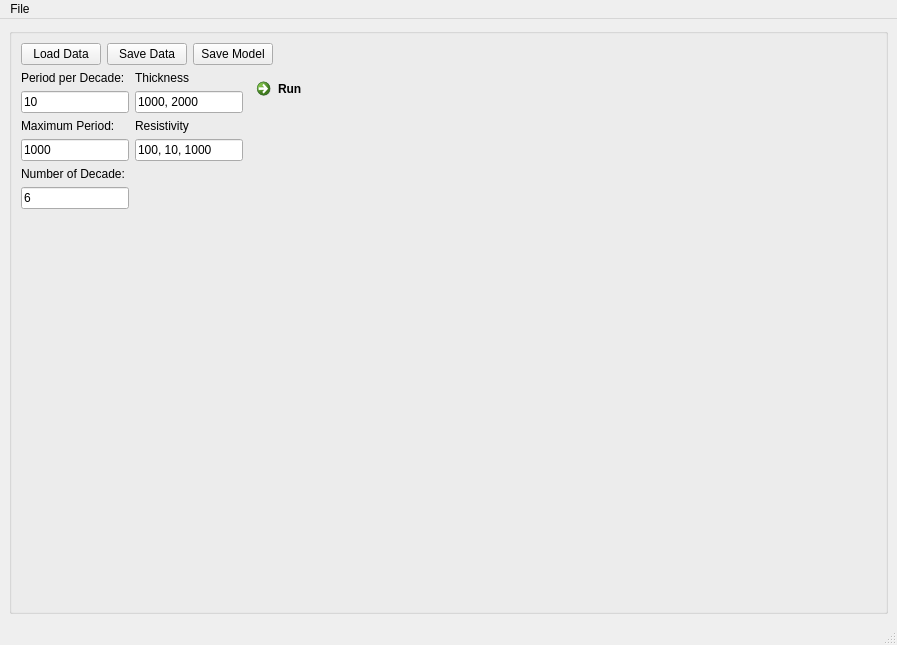
<?xml version="1.0" encoding="UTF-8"?>
<ui version="4.0">
 <class>window_one_d_modelling</class>
 <widget class="QMainWindow" name="window_one_d_modelling">
  <property name="enabled">
   <bool>true</bool>
  </property>
  <property name="geometry">
   <rect>
    <x>0</x>
    <y>0</y>
    <width>897</width>
    <height>645</height>
   </rect>
  </property>
  <property name="windowTitle">
   <string>MainWindow</string>
  </property>
  <property name="layoutDirection">
   <enum>Qt::LeftToRight</enum>
  </property>
  <widget class="QWidget" name="centralwidget">
   <layout class="QVBoxLayout" name="verticalLayout_12">
    <item>
     <widget class="QGroupBox" name="groupBox">
      <property name="enabled">
       <bool>true</bool>
      </property>
      <property name="title">
       <string/>
      </property>
      <property name="alignment">
       <set>Qt::AlignCenter</set>
      </property>
      <property name="flat">
       <bool>true</bool>
      </property>
      <property name="checkable">
       <bool>false</bool>
      </property>
      <layout class="QVBoxLayout" name="verticalLayout_3">
       <item>
        <layout class="QVBoxLayout" name="verticalLayout" stretch="1,1">
         <item>
          <layout class="QHBoxLayout" name="horizontalLayout_1">
           <item>
            <widget class="QPushButton" name="buttonLoadData">
             <property name="text">
              <string>Load Data</string>
             </property>
            </widget>
           </item>
           <item>
            <widget class="QPushButton" name="buttonSaveData">
             <property name="text">
              <string>Save Data</string>
             </property>
            </widget>
           </item>
           <item>
            <widget class="QPushButton" name="buttonSaveModel">
             <property name="text">
              <string>Save Model</string>
             </property>
            </widget>
           </item>
           <item>
            <spacer name="horizontalSpacer_3">
             <property name="orientation">
              <enum>Qt::Horizontal</enum>
             </property>
             <property name="sizeHint" stdset="0">
              <size>
               <width>40</width>
               <height>20</height>
              </size>
             </property>
            </spacer>
           </item>
          </layout>
         </item>
         <item>
          <layout class="QHBoxLayout" name="horizontalLayout_2">
           <item>
            <layout class="QHBoxLayout" name="horizontalLayout_5">
             <item>
              <layout class="QVBoxLayout" name="verticalLayout_7">
               <item>
                <layout class="QVBoxLayout" name="verticalLayout_6">
                 <item>
                  <widget class="QLabel" name="label_1">
                   <property name="sizePolicy">
                    <sizepolicy hsizetype="Fixed" vsizetype="Fixed">
                     <horstretch>0</horstretch>
                     <verstretch>0</verstretch>
                    </sizepolicy>
                   </property>
                   <property name="text">
                    <string>Period per Decade:</string>
                   </property>
                  </widget>
                 </item>
                 <item>
                  <widget class="QLineEdit" name="lineEditPeriodePerDecade">
                   <property name="sizePolicy">
                    <sizepolicy hsizetype="Fixed" vsizetype="Fixed">
                     <horstretch>0</horstretch>
                     <verstretch>0</verstretch>
                    </sizepolicy>
                   </property>
                   <property name="text">
                    <string>10</string>
                   </property>
                  </widget>
                 </item>
                </layout>
               </item>
               <item>
                <layout class="QVBoxLayout" name="verticalLayout_5">
                 <item>
                  <widget class="QLabel" name="label_2">
                   <property name="sizePolicy">
                    <sizepolicy hsizetype="Fixed" vsizetype="Fixed">
                     <horstretch>0</horstretch>
                     <verstretch>0</verstretch>
                    </sizepolicy>
                   </property>
                   <property name="text">
                    <string>Maximum Period:</string>
                   </property>
                  </widget>
                 </item>
                 <item>
                  <widget class="QLineEdit" name="lineEditMaximumPeriode">
                   <property name="sizePolicy">
                    <sizepolicy hsizetype="Fixed" vsizetype="Fixed">
                     <horstretch>0</horstretch>
                     <verstretch>0</verstretch>
                    </sizepolicy>
                   </property>
                   <property name="text">
                    <string>1000</string>
                   </property>
                  </widget>
                 </item>
                </layout>
               </item>
               <item>
                <layout class="QVBoxLayout" name="verticalLayout_4">
                 <item>
                  <widget class="QLabel" name="label_3">
                   <property name="sizePolicy">
                    <sizepolicy hsizetype="Fixed" vsizetype="Fixed">
                     <horstretch>0</horstretch>
                     <verstretch>0</verstretch>
                    </sizepolicy>
                   </property>
                   <property name="text">
                    <string>Number of Decade:</string>
                   </property>
                  </widget>
                 </item>
                 <item>
                  <widget class="QLineEdit" name="lineEditNumberOfDecade">
                   <property name="sizePolicy">
                    <sizepolicy hsizetype="Fixed" vsizetype="Fixed">
                     <horstretch>0</horstretch>
                     <verstretch>0</verstretch>
                    </sizepolicy>
                   </property>
                   <property name="text">
                    <string>6</string>
                   </property>
                  </widget>
                 </item>
                </layout>
               </item>
               <item>
                <spacer name="verticalSpacer_2">
                 <property name="orientation">
                  <enum>Qt::Vertical</enum>
                 </property>
                 <property name="sizeHint" stdset="0">
                  <size>
                   <width>20</width>
                   <height>40</height>
                  </size>
                 </property>
                </spacer>
               </item>
              </layout>
             </item>
             <item>
              <layout class="QVBoxLayout" name="verticalLayout_8">
               <item>
                <layout class="QVBoxLayout" name="verticalLayout_9">
                 <item>
                  <widget class="QLabel" name="label_4">
                   <property name="sizePolicy">
                    <sizepolicy hsizetype="Fixed" vsizetype="Fixed">
                     <horstretch>0</horstretch>
                     <verstretch>0</verstretch>
                    </sizepolicy>
                   </property>
                   <property name="text">
                    <string>Thickness</string>
                   </property>
                  </widget>
                 </item>
                 <item>
                  <widget class="QLineEdit" name="lineEditThickness">
                   <property name="sizePolicy">
                    <sizepolicy hsizetype="Fixed" vsizetype="Fixed">
                     <horstretch>0</horstretch>
                     <verstretch>0</verstretch>
                    </sizepolicy>
                   </property>
                   <property name="text">
                    <string>1000, 2000</string>
                   </property>
                  </widget>
                 </item>
                </layout>
               </item>
               <item>
                <layout class="QVBoxLayout" name="verticalLayout_10">
                 <item>
                  <widget class="QLabel" name="label_5">
                   <property name="sizePolicy">
                    <sizepolicy hsizetype="Fixed" vsizetype="Fixed">
                     <horstretch>0</horstretch>
                     <verstretch>0</verstretch>
                    </sizepolicy>
                   </property>
                   <property name="text">
                    <string>Resistivity</string>
                   </property>
                  </widget>
                 </item>
                 <item>
                  <widget class="QLineEdit" name="lineEditResistivity">
                   <property name="sizePolicy">
                    <sizepolicy hsizetype="Fixed" vsizetype="Fixed">
                     <horstretch>0</horstretch>
                     <verstretch>0</verstretch>
                    </sizepolicy>
                   </property>
                   <property name="text">
                    <string>100, 10, 1000</string>
                   </property>
                  </widget>
                 </item>
                </layout>
               </item>
               <item>
                <layout class="QVBoxLayout" name="verticalLayout_11">
                 <item>
                  <spacer name="verticalSpacer">
                   <property name="orientation">
                    <enum>Qt::Vertical</enum>
                   </property>
                   <property name="sizeHint" stdset="0">
                    <size>
                     <width>20</width>
                     <height>40</height>
                    </size>
                   </property>
                  </spacer>
                 </item>
                </layout>
               </item>
              </layout>
             </item>
            </layout>
           </item>
           <item>
            <layout class="QVBoxLayout" name="verticalLayout_2">
             <item>
              <widget class="QCommandLinkButton" name="commandLinkButtonRun">
               <property name="sizePolicy">
                <sizepolicy hsizetype="Minimum" vsizetype="Expanding">
                 <horstretch>0</horstretch>
                 <verstretch>0</verstretch>
                </sizepolicy>
               </property>
               <property name="text">
                <string>Run</string>
               </property>
               <property name="iconSize">
                <size>
                 <width>40</width>
                 <height>40</height>
                </size>
               </property>
               <property name="checkable">
                <bool>false</bool>
               </property>
              </widget>
             </item>
             <item>
              <spacer name="verticalSpacer_3">
               <property name="orientation">
                <enum>Qt::Vertical</enum>
               </property>
               <property name="sizeHint" stdset="0">
                <size>
                 <width>20</width>
                 <height>40</height>
                </size>
               </property>
              </spacer>
             </item>
            </layout>
           </item>
          </layout>
         </item>
        </layout>
       </item>
      </layout>
     </widget>
    </item>
   </layout>
  </widget>
  <widget class="QMenuBar" name="menubar">
   <property name="geometry">
    <rect>
     <x>0</x>
     <y>0</y>
     <width>897</width>
     <height>21</height>
    </rect>
   </property>
   <widget class="QMenu" name="menuFile">
    <property name="title">
     <string>File</string>
    </property>
   </widget>
   <addaction name="menuFile"/>
  </widget>
  <widget class="QStatusBar" name="statusbar"/>
 </widget>
 <resources/>
 <connections/>
</ui>
